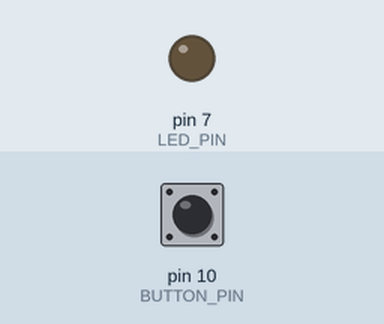
This sketch was run on a simulated Arduino Uno, built with avr-gcc and run on an emulated ATmega328P. Shown: output pins drawn as LEDs (lit = HIGH). The test bench sets the inputs (shaded band); at power-on: pin 10 (BUTTON_PIN) LOW.

Above: at 1.2 s.
1.3 s: pin 10 (BUTTON_PIN) pulled HIGH for 0.15 s
At 1.37 s:
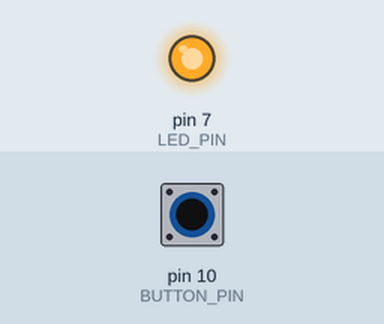
2.9 s: pin 10 (BUTTON_PIN) pulled HIGH for 3.2 s
At 6.8 s:
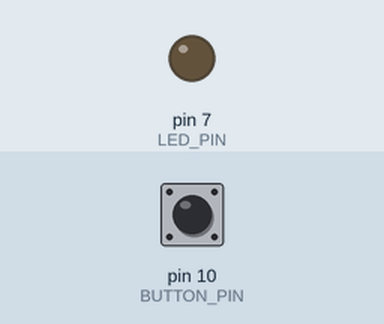
Timing chart, 0 to 8.3 s (numbered marks = the images above; inputs shaded):
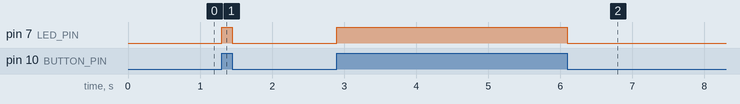

The sketch:

main.cpp.ino
```cpp
#define LED_PIN 7
#define BUTTON_PIN 10

void setup()
{
  pinMode(LED_PIN, OUTPUT);
  pinMode(BUTTON_PIN, INPUT);
}

void loop()
{
  if (digitalRead(BUTTON_PIN) == 1)
  {
    digitalWrite(LED_PIN, HIGH);
  }
  else
  {
    digitalWrite(LED_PIN, LOW);
  }
}
```

Measured:
- after the input at 1.3 s, pin 7 (LED_PIN): LOW → HIGH at once, → LOW 0.15 s later
- after the input at 2.9 s, pin 7 (LED_PIN): LOW → HIGH at once, → LOW 3.2 s later
